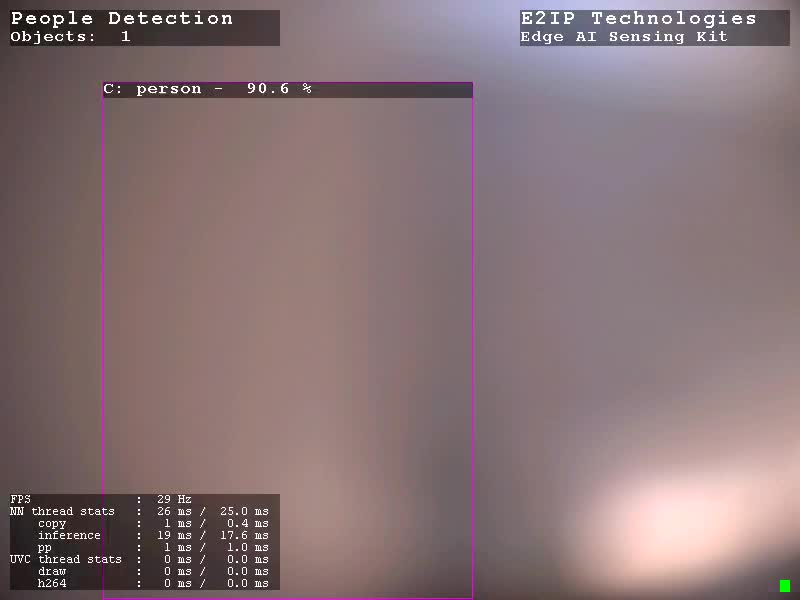
#> input picture captures/n6cam_live_detection_20260523_1117.jpg, 800 x 600 px
$ python n6cam-prep-tests.py captures out
#> lines starting #> are read from the running program, lines starting #| are printed output that depends on the picture
#!/usr/bin/env python3
"""
n6cam-prep-tests.py — convert a folder of test images (JPEG / PNG /
anything Pillow can read) into 192x192 RGB888 raw files ready to drop
on the kit's SD card. The kit then reads them back via:

    > frame load <file.raw>
    > frame run

For the test-frame regression workflow (skip the camera optics, validate
the algorithm against known scenes).

Usage:
    n6cam-prep-tests.py <input_dir> <output_dir>
    n6cam-prep-tests.py ./test_images ./sd_card_root/tests

Each input image is resized to 192x192 (Lanczos) and saved as
'<original_basename>.raw' (always 110,592 bytes).
"""
import argparse
import os
import sys
from pathlib import Path

FRAME_W = 192
FRAME_H = 192
FRAME_BYTES = FRAME_W * FRAME_H * 3

# Pillow-recognised extensions we'll convert. Skip anything else silently.
EXTS = {".jpg", ".jpeg", ".png", ".bmp", ".tiff", ".webp", ".gif"}


def main() -> int:
    ap = argparse.ArgumentParser(description="N6Cam test-frame prep")
    ap.add_argument("input_dir", help="Folder of source images")
    ap.add_argument("output_dir", help="Folder to write .raw files into")
    ap.add_argument("--prefix", default="", help="Prefix for output filenames")
    args = ap.parse_args()

    try:
        from PIL import Image  # type: ignore
    except ImportError:
        print("Pillow not installed. Run: pip install Pillow")
        return 1

    in_dir = Path(args.input_dir)
    out_dir = Path(args.output_dir)
    if not in_dir.is_dir():
        print(f"input_dir {in_dir} is not a directory")
        return 1
    out_dir.mkdir(parents=True, exist_ok=True)

    sources = sorted(p for p in in_dir.iterdir()
                     if p.is_file() and p.suffix.lower() in EXTS)
    if not sources:
        print(f"No supported images found in {in_dir}")
        return 1

    print(f"Converting {len(sources)} image(s) → {out_dir}/")
    written = 0
    for src in sources:
        try:
            img = Image.open(src).convert("RGB")
#> img is the input picture: PIL image 800x600 RGB; mean R, G, B 135.6, 115.5, 118.2
            img = img.resize((FRAME_W, FRAME_H), Image.LANCZOS)
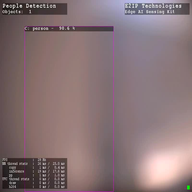
#> img: PIL image 192x192 RGB; mean R, G, B 135.6, 115.5, 118.2
            data = img.tobytes()
        except Exception as exc:
            print(f"  skip {src.name}: {exc}")
            continue
        if len(data) != FRAME_BYTES:
            print(f"  skip {src.name}: bad bytes {len(data)}")
            continue
        # FAT-friendly 8.3-ish output names. We keep the stem but cap at 8 chars
        # so generic SD card hosts don't truncate, then add .raw (3 chars).
        stem = (args.prefix + src.stem).replace(" ", "_")[:8]
        out_path = out_dir / f"{stem}.raw"
        with open(out_path, "wb") as f:
            f.write(data)
        print(f"  {src.name:30s} -> {out_path.name}")
        written += 1

    print(f"\nDone. {written} file(s) written to {out_dir}/.")
    print("Copy them to the kit's SD card root, then on the kit:")
    print("    > detect start")
    print(f"    > frame load {written and (args.prefix + sources[0].stem)[:8] + '.raw' or 'NAME.raw'}")
    print("    > frame run")
    return 0


if __name__ == "__main__":
    sys.exit(main())
#> (the program exits here)
